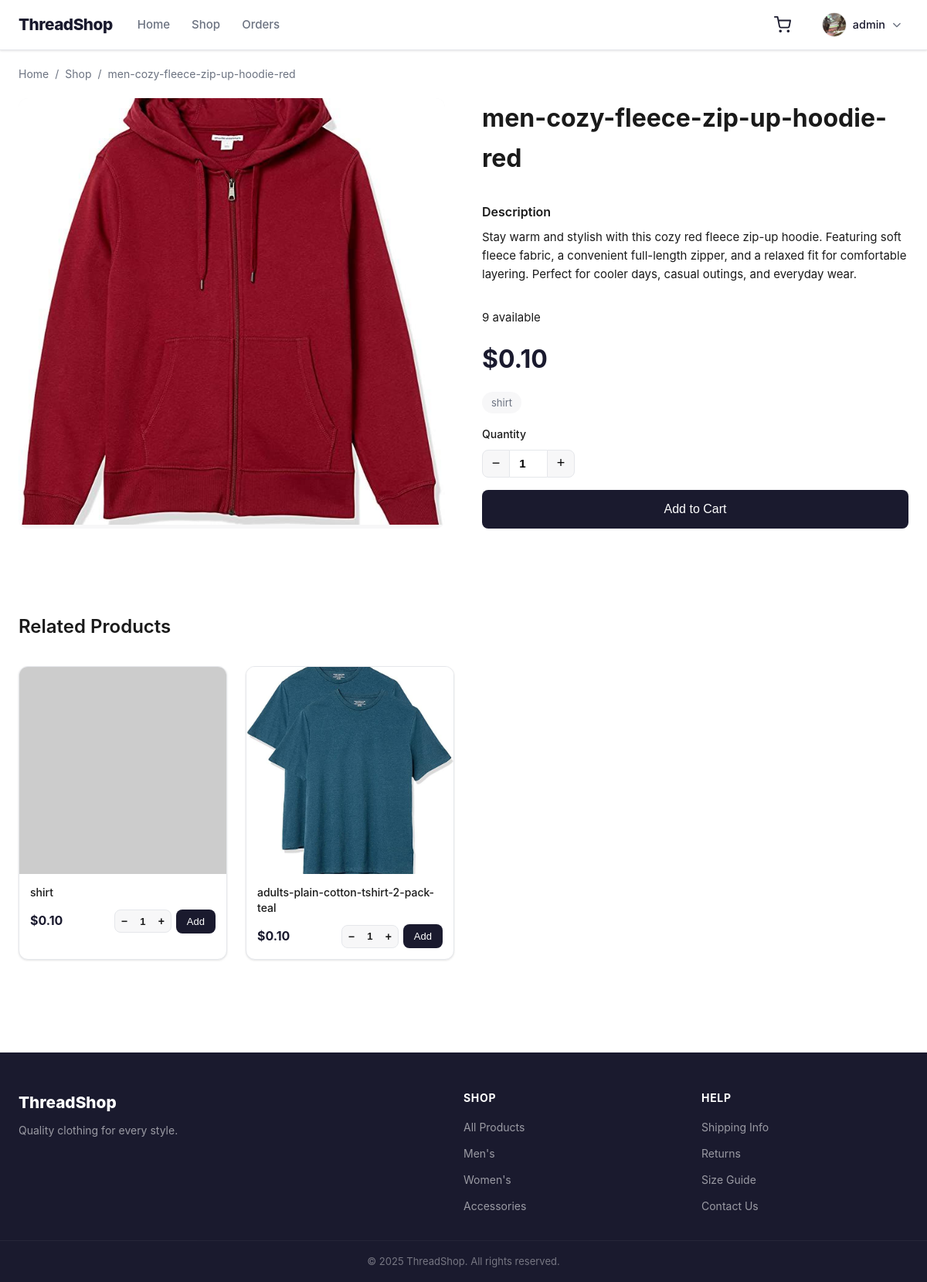
The page /products/ebf224abefa24c6ea8eeb6cf0e3aa5a9 (signed in) on the database as committed earlier.
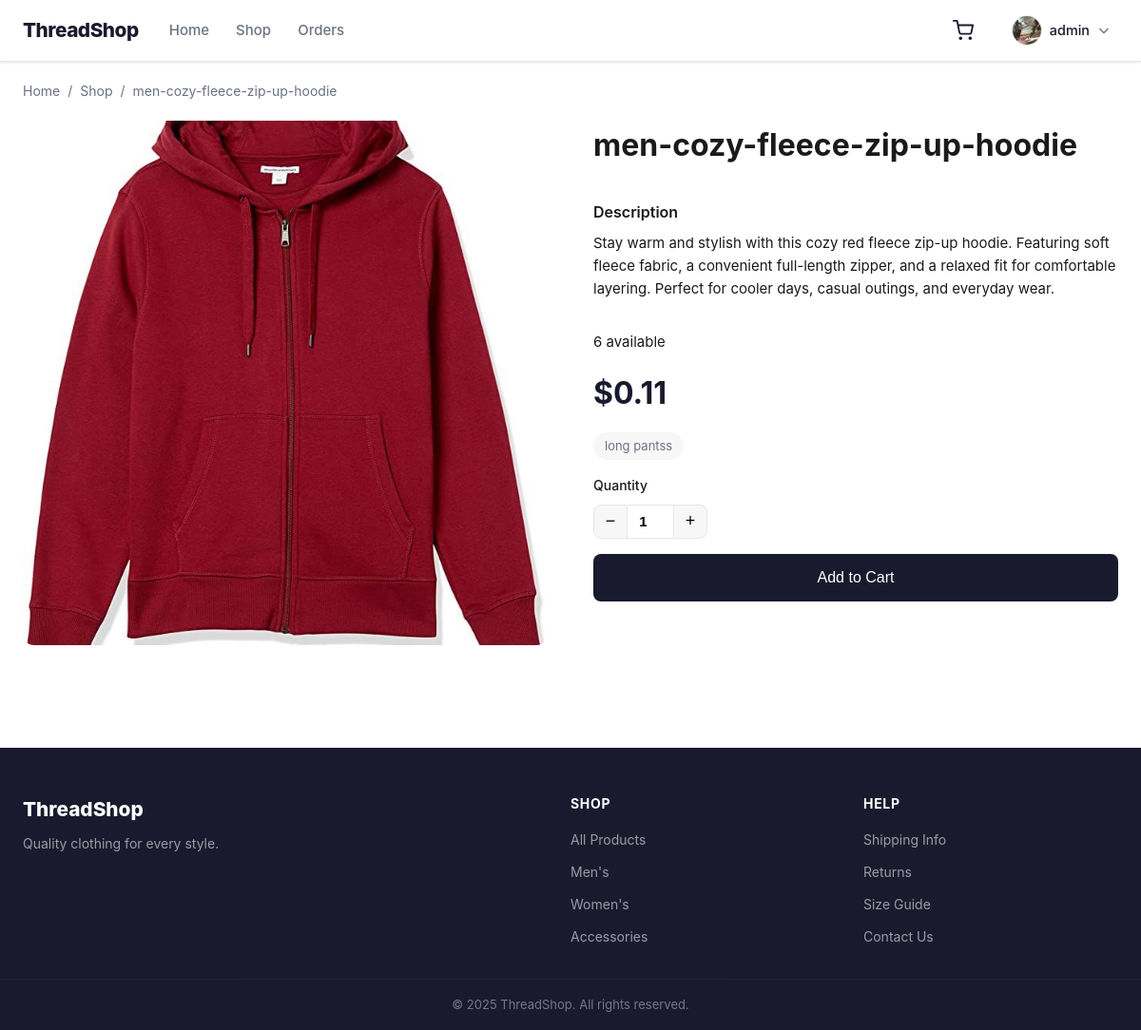
The same page on the database as committed later.
### app/models/product.py (models this page shows, shortened)
class Product(BaseDocument):
	__tablename__ = "products"
	DESCRIPTION_MAX_LENGTH = 500
	image = db.Column(
		db.String(500),
		nullable=True
	)
	name = db.Column(
		db.String(255),
		nullable=False,
		unique = True
	)
	description = db.Column(
		db.String(DESCRIPTION_MAX_LENGTH),
		nullable=True
	)
	price = db.Column(
		db.Numeric(12, 2),
		nullable=False
	)
	qty = db.Column(
		db.Integer,
		nullable=False,
		default=0
	)
	category_id = db.Column(
		db.String(32),
		db.ForeignKey("categories.id"),
		nullable=False
	)
	category = db.relationship(
		"Category",
		back_populates="products"
	)
	__table_args__ = (
		db.CheckConstraint("price >= 0.0", name="ck_product_price_min"),
		db.CheckConstraint("qty >= 0", name="ck_product_qty_min"),
	)

### app/models/category.py (models this page shows, shortened)
class Category(BaseDocument):
	__tablename__ = "categories"
	name = db.Column(
		db.String(255),
		nullable=False,
		unique=True
	)
	products = db.relationship(
		"Product",
		back_populates="category"
	)

### app/routes/home/products.py (the view)
@products_bp.route("/products/<product_id>")
def product_detail(product_id):
    product = Product.query.get_or_404(product_id)
    related = Product.query.filter(Product.category_id == product.category_id, Product.id != product.id).limit(4).all()
    data = product_data(product)
    return render_template("home/product_detail.html", product=data, price=format_price(data["priceCents"]), related=[product_data(p) for p in related])

### app/routes/auth/profile.py (called while the page is built)
@auth_bp.before_app_request
def validate_session_account():
    user_id = session.get("user_id")
    if not user_id:
        return
    user = db.session.get(User, user_id)
    if not user or user.status != UserStatus.ACTIVE or not valid_stamp(user, session.get("auth_stamp")):
        session.clear()
        return
    g.session_user = user

### app/services/auth.py (called while the page is built)
def auth_stamp(user):
    updated = user.updated_at
    if updated and updated.tzinfo:
        updated = updated.astimezone(UTC).replace(tzinfo=None)
    payload = json.dumps([user.id, user.username, user.password, user.image,
                          user.role.value, user.status.value,
                          updated.isoformat(timespec="microseconds") if updated else None])
    key = current_app.config["SECRET_KEY"]
    if isinstance(key, str):
        key = key.encode()
    return hmac.new(key, payload.encode(), hashlib.sha256).hexdigest()

def valid_stamp(user, stamp):
    return isinstance(stamp, str) and hmac.compare_digest(auth_stamp(user), stamp)

### app/services/home/cart.py (called while the page is built)
def cart_count(cart):
    return sum(entry["qty"] for entry in cart)

### app/services/home/catalog.py (called while the page is built)
def format_price(cents):
    return f"${Decimal(cents) / 100:,.2f}"

### templates/home/product_detail.html (shortened to what this page needs)
{% extends "home/base.html" %}
{% block content %}
<div class="container">
	<nav class="breadcrumb">
		<a href="{{ url_for('main.index') }}">Home</a>
		<span>/</span>
		<a href="{{ url_for('products.products_page') }}">Shop</a>
		<span>/</span>
		<span>{{ product.name }}</span>
	</nav>
	<div class="product-detail">
		<div class="product-detail__img">
			<img id="mainImage" src="{{ product.imageUrl }}" alt="{{ product.name }}"
				onerror="this.onerror=null;this.src='https://placehold.co/600x600?text=No+Image'">
		</div>
		<div class="product-detail__info">
			<h1>{{ product.name }}</h1>
            {% if product.description %}
            <div class="product-detail__description"><h2>Description</h2><p>{{ product.description }}</p></div>
            {% endif %}
            <p>{{ product.stock }} available</p>
			<p class="product-detail__price">{{ price }}</p>
			<div class="product-detail__keywords">
				{% for kw in product.keywords %}
				<a href="{{ url_for('products.products_page', keyword=kw) }}" class="tag">{{ kw }}</a>
				{% endfor %}
			</div>
			<form action="{{ url_for('cart.cart_add') }}" method="POST" class="product-detail__form">
				<div class="qty-selector">
					<label>Quantity</label>
					<div class="qty-selector__controls">
						<button type="button" onclick="changeQty(-1)">−</button>
						<input type="number" name="qty" id="qtyInput" value="1" min="1" max="{{ product.stock }}" readonly>
						<button type="button" onclick="changeQty(1)">+</button>
					</div>
				</div>
				<button type="submit" class="btn btn--primary btn--full btn--lg" {{ "disabled" if product.stock < 1 }}>{{ "Add to Cart" if product.stock > 0 else "Out of Stock" }}</button>
			</form>
		</div>
	</div>
	{% if related %}
	<section class="section">
		<div class="section__header">
			<h2>Related Products</h2>
		</div>
		<div class="product-grid">
			{% for p in related %}
			<div class="product-card">
				<a href="{{ url_for('products.product_detail', product_id=p.id) }}" class="product-card__img-wrap">
					<img src="{{ p.imageUrl }}" alt="{{ p.name }}"
						onerror="this.onerror=null;this.src='https://placehold.co/400x400?text=No+Image'">
				</a>
				<div class="product-card__body">
					<a href="{{ url_for('products.product_detail', product_id=p.id) }}" class="product-card__name">{{
						p.name }}</a>
					<div class="product-card__footer">
						<span class="product-card__price">{{ format_price(p.priceCents) }}</span>
						<form action="{{ url_for('cart.cart_add') }}" method="POST" class="product-card__form">
							<div class="card-qty">
								<button type="button" class="card-qty__btn card-qty__btn--minus"
									aria-label="Decrease quantity">−
								</button>
								<input type="number" name="qty" class="card-qty__input" value="1" min="1" max="{{ p.stock }}"
									readonly>
								<button type="button" class="card-qty__btn card-qty__btn--plus"
									aria-label="Increase quantity">+
								</button>
							</div>
							<button type="submit" class="btn btn--primary btn--sm product-card__btn" {{ "disabled" if p.stock < 1 }}>{{ "Add" if p.stock > 0 else "Out of Stock" }}</button>
						</form>
					</div>
				</div>
			</div>
			{% endfor %}
		</div>
	</section>
	{% endif %}
</div>
{% endblock %}

Rows that differ between the two databases and show on the page:
no longer on this page (row unchanged): Category: name "shirt"
no longer on this page (row edited): Product: name "shirt", price "$0.10", stock "Add"
no longer on this page (row edited): Product: shows a picture, name "adults-plain-cotton-tshirt-2-pack-teal", price "$0.10", stock "Add"
changed Product: name "men-cozy-fleece-zip-up-hoodie-red" → "men-cozy-fleece-zip-up-hoodie"
added Category: name "long pantss"
Other text that changed with them:
{{ product.stock }}: "9" → "6"
{{ price }}: "$0.10" → "$0.11"
text no longer shown: "Related Products"
